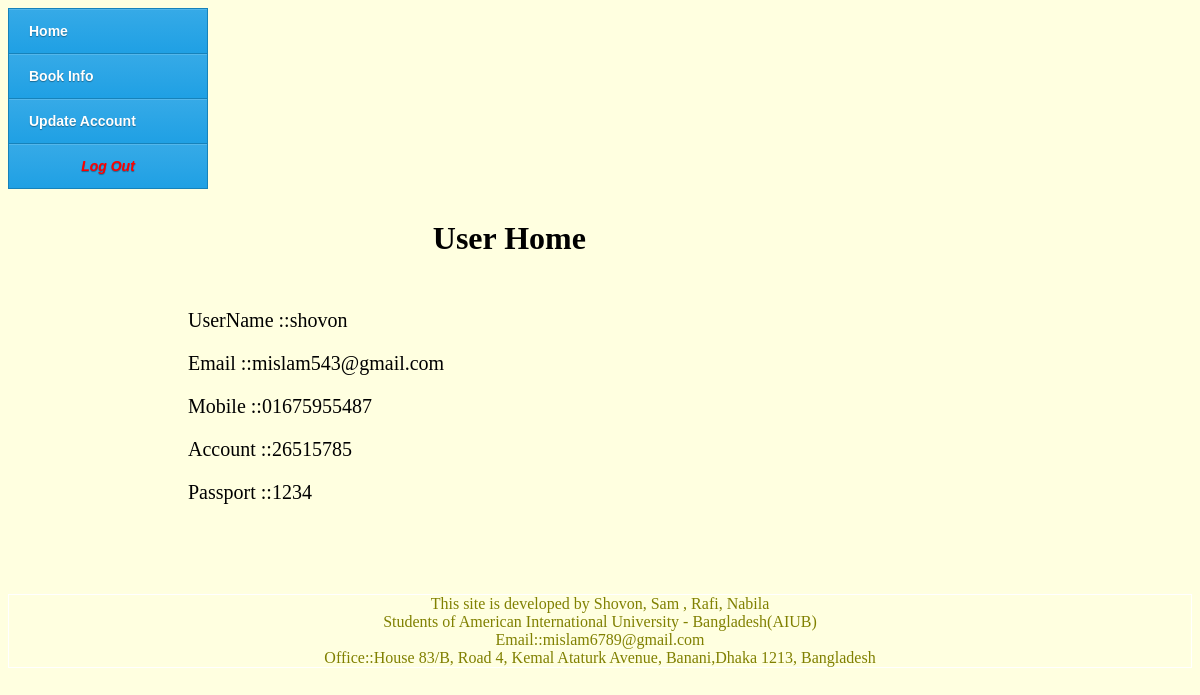
The page /SectionUser/UserHome.php (signed in) on the database its author committed.
### tables this page shows
CREATE TABLE `userinfo` (
  `Username` varchar(30) NOT NULL,
  `Password` varchar(20) NOT NULL,
  `Email` varchar(30) NOT NULL,
  `Mobile` varchar(20) NOT NULL,
  `Account` varchar(20) NOT NULL,
  `Passport` varchar(20) NOT NULL
);

### SectionUser/UserHome.php (the view, shortened to what this page needs)
<!doctype html>
<html>
	<head>
	   <link href="../css/adminHomeCSS.css" rel="stylesheet">
	</head>
	<body>
		<?php include("User-SideBar.html");?>
		<div class="adminHead">
			<h1> User Home<h1>
		</div>
		<div class="adminPageActivity adminInfo">
			<?php
				$UserName=$_SESSION["username"];
				$result=mysql_query("SELECT * FROM userinfo WHERE UserName= '$UserName'");
				while($res=mysql_fetch_array($result)){
					$Email=$res['Email'];
					$Mobile=$res['Mobile'];
					$Account=$res['Account'];
					$Passport=$res['Passport'];
				}
			?>
			<p>UserName ::<?php echo $UserName; ?><p>
			<p>Email ::<?php echo $Email; ?></p>
			<p>Mobile ::<?php echo $Mobile; ?></p>
			<p>Account ::<?php echo $Account; ?></p>
			<p>Passport ::<?php echo $Passport; ?></p>
		</div>
	</body>
<html>

### css/adminHomeCSS.css (style rules this page uses)
body { background-size:cover; background-color:#FFFFE0; background-repeat: no-repeat; background-attachment: fixed; }
.classFooter { margin-bottom:20px; clear:left; //background-color:gray; border:1px solid white; text-align:center; font:bold; //size:; color:#808000; float:bottom; }
.adminHead { display: inline; //background-color:gray; width:83%; float: left; //color:white; //margin-top:10px; margin-left:10px; //font-size:20px; //padding-left:20px; //padding-top:20px; text-align:center; margin-bottom:10px; }
.adminPageActivity { display: inline; //background-color:gray; //border:1px solid black; width:60%; float: left; //color:white; //margin-top:10px; margin-left:170px; //font-size:20px; //padding-left:20px; //padding-top:20px; text-align:center; margin-bottom:70px; }
.adminInfo { font-size:20px; text-align:left; padding-left:10px; }

### css/sideBarCSS.css (style rules this page uses)
#cssmenu { float:left; }
#cssmenu, #cssmenu ul, #cssmenu ul li, #cssmenu ul li a { margin: 0; padding: 0; border: 0; list-style: none; line-height: 1; display: block; position: relative; -webkit-box-sizing: border-box; -moz-box-sizing: border-box; box-sizing: border-box; }
#cssmenu { width: 200px; font-family: Helvetica, Arial, sans-serif; color: #ffffff; }
#cssmenu > ul > li > a { padding: 15px 20px; border-left: 1px solid #1682ba; border-right: 1px solid #1682ba; border-top: 1px solid #1682ba; cursor: pointer; z-index: 2; font-size: 14px; font-weight: bold; text-decoration: none; color: white; text-shadow: 0 1px 1px rgba(0, 0, 0, 0.35); background: #36aae7; background: -webkit-linear-gradient(#36aae7, #1fa0e4); background: -moz-linear-gradient(#36aae7, #1fa0e4); background: -o-linear-gradient(#36aae7, #1fa0e4); background: -ms-linear-gradient(#36aae7, #1fa0e4); background: linear-gradient(#36aae7, #1fa0e4); box-shadow: inset 0 1px 0 rgba(255, 255, 255, 0.15); }
#cssmenu > ul > li:last-child > a, #cssmenu > ul > li.last > a { border-bottom: 1px solid #1682ba; margin-bottom:10px; text-align:center; color:red; }

### rows shown on the page
userinfo: Email "mislam543@gmail.com", Mobile "01675955487", Account "26515785", Passport "1234"

### other values the page prints
$UserName "shovon"
